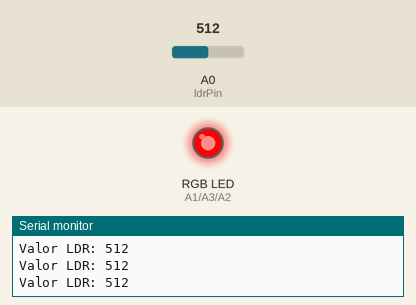
A sketch run on a simulated Arduino Uno, built with avr-gcc and run on an emulated ATmega328P. On the bench: an RGB LED mixed from three pins (HIGH = lit), the last lines printed to the serial monitor. The test bench sets the inputs (shaded band); at power-on: A0 (ldrPin) = 512.

Above: at 1.2 s.
1.3 s: A0 (ldrPin) set to 586
2.8 s: A0 (ldrPin) set to 608
At 4.0 s:
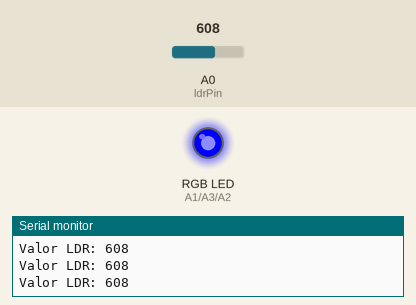
4.3 s: A0 (ldrPin) set to 788
5.8 s: A0 (ldrPin) set to 818
At 6.7 s:
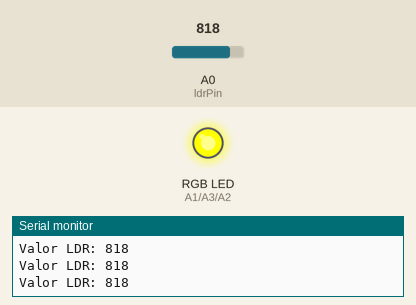
7.3 s: A0 (ldrPin) set to 989
8.8 s: A0 (ldrPin) set to 1008
At 9.5 s:
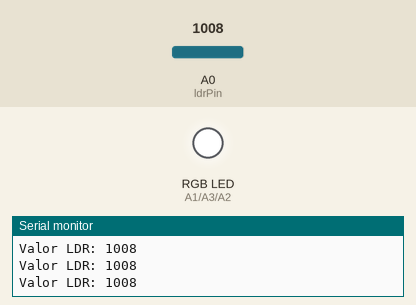
Timing chart, 0 to 11.3 s (numbered marks = the images above; inputs shaded):
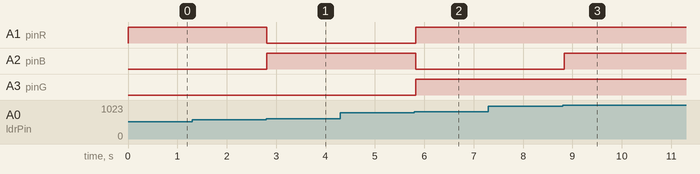

Measured:
- the behaviour switches between 600 and 601 on A0 (ldrPin) (found by bisection; images 0 and 1)
- the behaviour switches between 800 and 801 on A0 (ldrPin) (found by bisection; images 1 and 2)
- the behaviour switches between 1000 and 1001 on A0 (ldrPin) (found by bisection; images 2 and 3)
- after the input at 2.8 s, A1 (pinR): HIGH → LOW at once; A2 (pinB): LOW → HIGH at once
- after the input at 5.8 s, A1 (pinR), A3 (pinG): LOW → HIGH at once; A2 (pinB): HIGH → LOW at once
- after the input at 8.8 s, A2 (pinB): LOW → HIGH at once

The sketch:

LDRRGB.ino
```cpp
const int pinR = A1;
const int pinG = A3;
const int pinB = A2;
const int ldrPin = A0;

void setup()
{
  pinMode(A0,INPUT);
  pinMode(A1,OUTPUT);
  pinMode(A2,OUTPUT);
  pinMode(A3,OUTPUT);
  Serial.begin(9600);
}

void loop()
{
  int ldrValue = analogRead(A0);
  Serial.print("Valor LDR: ");
  Serial.println(ldrValue);

  if (ldrValue <= 200) {
    setColor(255, 255, 0);
  } else if (ldrValue <= 400) {
    setColor(255, 0, 255);
  } else if (ldrValue <= 600) {
    setColor(255, 0, 0);
  } else if (ldrValue <= 800) {
    setColor(0, 0, 255);
  } else if (ldrValue <= 1000) {
    setColor(255, 165, 0);
  } else {
    setColor(255, 255, 255);
  }
  delay(100);
  }
  void setColor(int red, int green, int blue) {
  analogWrite(pinR, red);
  analogWrite(pinG, green);
  analogWrite(pinB, blue);
  }
```
